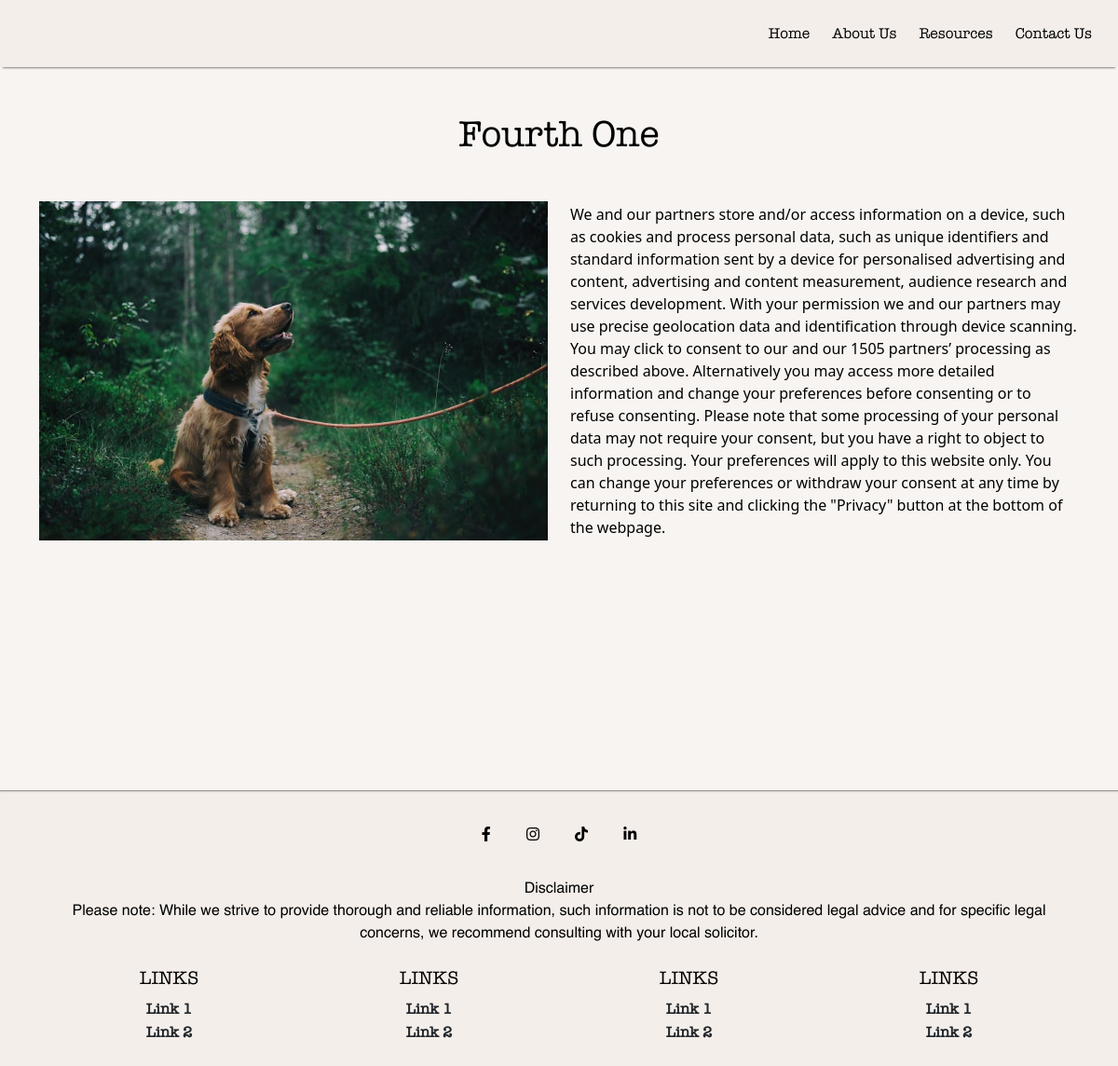
The page /events/fourth-one/ on the database its author committed.
### events/models.py (models this page shows, shortened)
class Event(models.Model):
    name = models.CharField(max_length=255)
    slug = models.SlugField(unique=True, blank=True)
    tagline = models.TextField(blank=True, null=True)
    description = models.TextField(blank=True, null=True)
    uploaded_at = models.DateTimeField(auto_now_add=True)
    featured = models.BooleanField(default=False)

class EventImage(models.Model):
    event = models.ForeignKey(Event, related_name='images', on_delete=models.CASCADE)
    image = models.ImageField(upload_to='event_images/')

### events/views.py (the view)
# urls.py: path('<slug:slug>/', views.event_detail, name='event_detail'),
def event_detail(request, slug):
    event = get_object_or_404(Event, slug=slug)
    return render(request, 'events/event_detail.html', {'event': event})

### events/templates/events/event_detail.html
{% extends "base.html" %}
{% load static %}
{% block content %}
<h1 class="my-5 text-center">{{event.name}}</h1>
<div class="container my-5 d-flex justify-content-center">
    <div class="row">
        <div class="col-md-6 col-lg-6 col-sm-12">
            <img class="img-fluid" src="{{ event.images.all.0.image.url }}">
        </div>
        <div class="col-md-6 col-lg-6 col-sm-12 d-flex align-items-center">
            {{ event.description }}
        </div>
    </div>
</div>
</div>
{% endblock %}

### static/css/style.css (style rules this page uses)
* { box-sizing: inherit; color: black; }
html { height: 100%; box-sizing: border-box; }
body { height: 100%; background-color:#F7F4F1; }
h1, h2, h3, h4, h5 { font-family:'American Typewriter'; color: black !important; text-transform: capitalize; }

### rows shown on the page
Event: name "Fourth One", images.all.0.image (picture), description "We and our partners store and/or access information on a device, such as cookies and process personal data, such as unique identifiers and standard information sent by a device for personalised advertising and content, advertising and content measurement, audience research and services development. With your permission we and our partners may use precise geolocation data and identification through device scanning. You may click to consent to our and our 1505 partners’ processing as described above. Alternatively you may access more detailed information and change your preferences before consenting or to refuse consenting. Please note that some processing of your personal data may not…"
